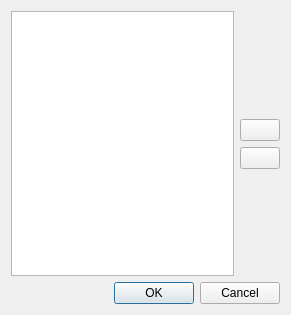
<?xml version="1.0" encoding="UTF-8"?>
<ui version="4.0">
 <class>xiiQtEditDynamicEnumsDlg</class>
 <widget class="QDialog" name="xiiQtEditDynamicEnumsDlg">
  <property name="geometry">
   <rect>
    <x>0</x>
    <y>0</y>
    <width>291</width>
    <height>315</height>
   </rect>
  </property>
  <property name="windowTitle">
   <string>Edit Enum Values</string>
  </property>
  <layout class="QVBoxLayout" name="verticalLayout_2">
   <item>
    <layout class="QHBoxLayout" name="horizontalLayout">
     <item>
      <widget class="QListWidget" name="EnumValues">
       <property name="sortingEnabled">
        <bool>false</bool>
       </property>
      </widget>
     </item>
     <item>
      <layout class="QVBoxLayout" name="verticalLayout">
       <item>
        <spacer name="verticalSpacer_2">
         <property name="orientation">
          <enum>Qt::Vertical</enum>
         </property>
         <property name="sizeHint" stdset="0">
          <size>
           <width>20</width>
           <height>40</height>
          </size>
         </property>
        </spacer>
       </item>
       <item>
        <widget class="QPushButton" name="ButtonAdd">
         <property name="toolTip">
          <string>Add another folder as a data directory</string>
         </property>
         <property name="text">
          <string/>
         </property>
         <property name="icon">
          <iconset resource="../../../Tools/Libs/GuiFoundation/QtResources/resources.qrc">
           <normaloff>:/GuiFoundation/Icons/Add.svg</normaloff>:/GuiFoundation/Icons/Add.svg</iconset>
         </property>
        </widget>
       </item>
       <item>
        <widget class="QPushButton" name="ButtonRemove">
         <property name="toolTip">
          <string>Remove the selected data directory</string>
         </property>
         <property name="text">
          <string/>
         </property>
         <property name="icon">
          <iconset resource="../../../Tools/Libs/GuiFoundation/QtResources/resources.qrc">
           <normaloff>:/GuiFoundation/Icons/Delete.svg</normaloff>:/GuiFoundation/Icons/Delete.svg</iconset>
         </property>
        </widget>
       </item>
       <item>
        <spacer name="verticalSpacer">
         <property name="orientation">
          <enum>Qt::Vertical</enum>
         </property>
         <property name="sizeHint" stdset="0">
          <size>
           <width>20</width>
           <height>40</height>
          </size>
         </property>
        </spacer>
       </item>
      </layout>
     </item>
    </layout>
   </item>
   <item>
    <widget class="QDialogButtonBox" name="Buttons">
     <property name="standardButtons">
      <set>QDialogButtonBox::Cancel|QDialogButtonBox::Ok</set>
     </property>
    </widget>
   </item>
  </layout>
 </widget>
 <resources>
  <include location="../../../Tools/Libs/GuiFoundation/QtResources/resources.qrc"/>
  <include location="../QtResources/resources.qrc"/>
 </resources>
 <connections/>
</ui>
